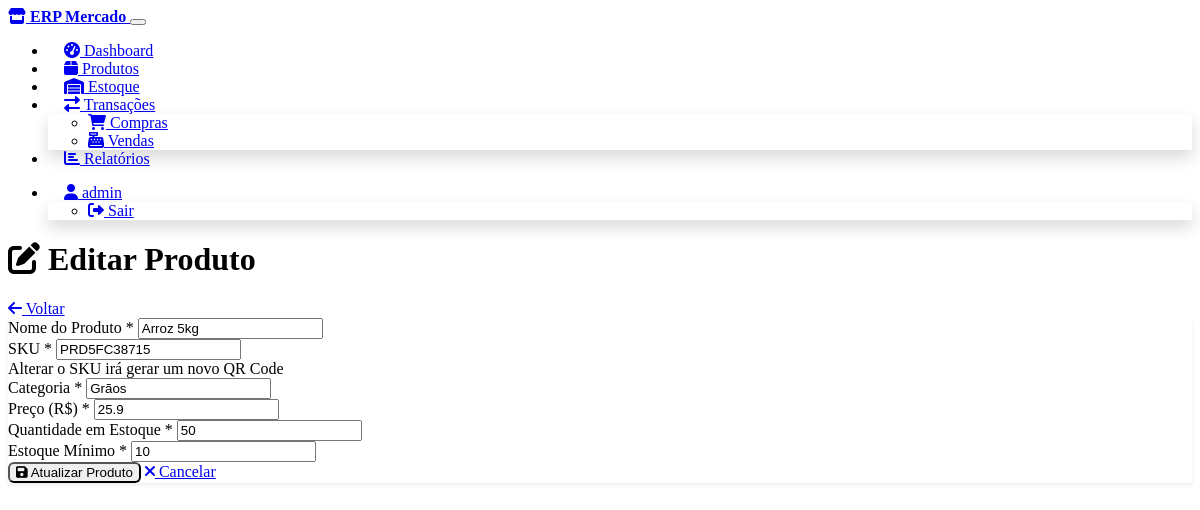
Screenshot of /products/edit/1 (signed in) with the database file from the repository.
### models.py (models this page shows, shortened)
class Product(db.Model):
    id = db.Column(db.Integer, primary_key=True)
    name = db.Column(db.String(100), nullable=False)
    sku = db.Column(db.String(20), unique=True, nullable=False)
    category = db.Column(db.String(50), nullable=False)
    price = db.Column(db.Float, nullable=False)
    stock_quantity = db.Column(db.Integer, default=0)
    min_stock = db.Column(db.Integer, default=5)
    qr_code_path = db.Column(db.String(200))
    created_at = db.Column(db.DateTime, default=datetime.utcnow)
    updated_at = db.Column(db.DateTime, default=datetime.utcnow, onupdate=datetime.utcnow)
    purchases = db.relationship('Purchase', backref='product', lazy=True)
    sales = db.relationship('Sale', backref='product', lazy=True)

### routes.py (the view, shortened to what this page needs)
@app.route('/products/edit/<int:id>', methods=['GET', 'POST'])
def edit_product(id):
    product = Product.query.get_or_404(id)
    return render_template('edit_product.html', product=product)

### routes.py (called while the page is built)
@app.before_request
def require_login():
    allowed_routes = ['login', 'static', 'search_product_by_sku']
    if request.endpoint not in allowed_routes and 'user_id' not in session:
        return redirect(url_for('login'))

### templates/edit_product.html (shortened to what this page needs)
{% extends "base.html" %}
{% block content %}
<div class="d-flex justify-content-between align-items-center mb-4">
    <h1><i class="fas fa-edit"></i> Editar Produto</h1>
    <a href="{{ url_for('products') }}" class="btn btn-secondary">
        <i class="fas fa-arrow-left"></i> Voltar
    </a>
</div>
<div class="card">
    <div class="card-body">
        <form method="POST">
            <div class="row">
                <div class="col-md-4">
                    <div class="mb-3">
                        <label for="name" class="form-label">Nome do Produto *</label>
                        <input type="text" class="form-control" id="name" name="name" value="{{ product.name }}" required>
                    </div>
                </div>
                <div class="col-md-4">
                    <div class="mb-3">
                        <label for="sku" class="form-label">SKU *</label>
                        <input type="text" class="form-control" id="sku" name="sku" value="{{ product.sku }}" required>
                        <div class="form-text">Alterar o SKU irá gerar um novo QR Code</div>
                    </div>
                </div>
                <div class="col-md-4">
                    <div class="mb-3">
                        <label for="category" class="form-label">Categoria *</label>
                        <input type="text" class="form-control" id="category" name="category" value="{{ product.category }}" required>
                    </div>
                </div>
            </div>
            <div class="row">
                <div class="col-md-4">
                    <div class="mb-3">
                        <label for="price" class="form-label">Preço (R$) *</label>
                        <input type="number" class="form-control" id="price" name="price" step="0.01" min="0" value="{{ product.price }}" required>
                    </div>
                </div>
                <div class="col-md-4">
                    <div class="mb-3">
                        <label for="stock_quantity" class="form-label">Quantidade em Estoque *</label>
                        <input type="number" class="form-control" id="stock_quantity" name="stock_quantity" min="0" value="{{ product.stock_quantity }}" required>
                    </div>
                </div>
                <div class="col-md-4">
                    <div class="mb-3">
                        <label for="min_stock" class="form-label">Estoque Mínimo *</label>
                        <input type="number" class="form-control" id="min_stock" name="min_stock" min="0" value="{{ product.min_stock }}" required>
                    </div>
                </div>
            </div>
            <div class="d-flex gap-2">
                <button type="submit" class="btn btn-primary">
                    <i class="fas fa-save"></i> Atualizar Produto
                </button>
                <a href="{{ url_for('products') }}" class="btn btn-secondary">
                    <i class="fas fa-times"></i> Cancelar
                </a>
            </div>
        </form>
    </div>
</div>
{% endblock %}

### static/style.css (style rules this page uses)
.card { border: none; box-shadow: 0 0.125rem 0.25rem rgba(0, 0, 0, 0.075); margin-bottom: 1rem; }
.btn { border-radius: 0.375rem; }
.form-label { font-weight: 500; margin-bottom: 0.5rem; }

### rows the page displays
Product: name "Arroz 5kg", sku "PRD5FC38715", category "Grãos", price "25.9", stock_quantity "50", min_stock "10"

### other values shown
{{ session.username }} "admin"
